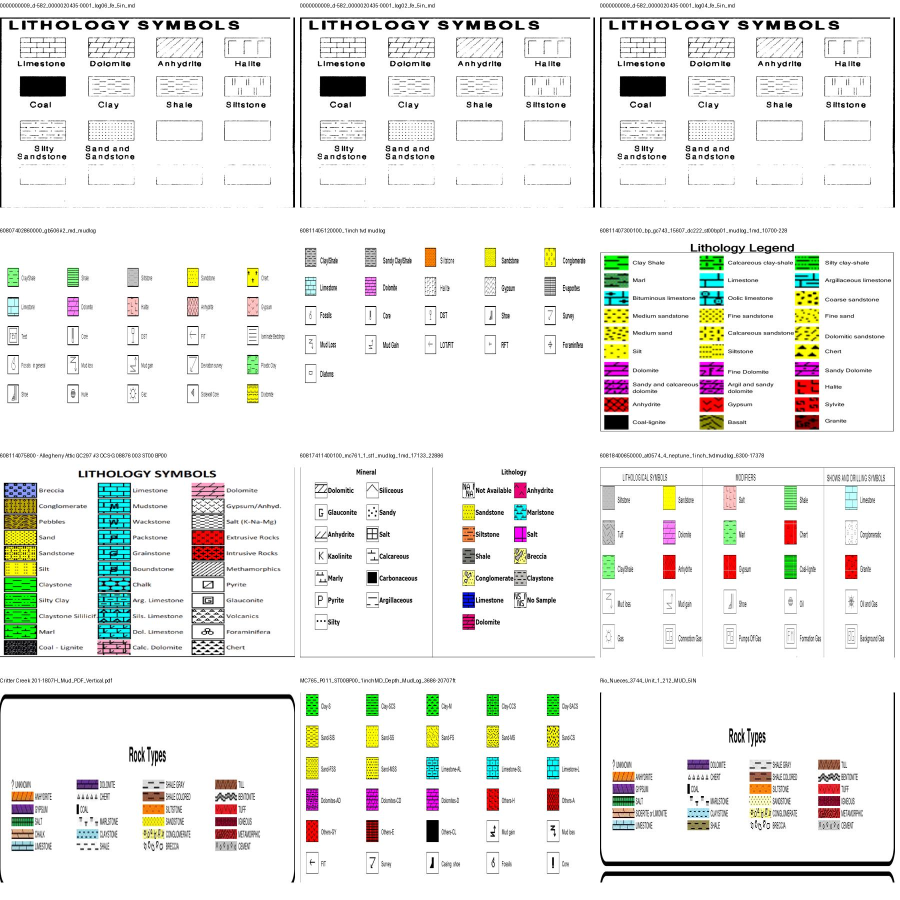
#> input picture workspace/viridien/bakeoff/notes/legend_initial.jpg, 1800 x 1800 px (shown at 1/2 size); its folder holds only this picture in this run
$ python -i s04_kmeans_viterbi.py   (imports and definitions only)
#> lines starting #> are read from the running program, lines starting #| are printed output that depends on the picture
"""Tile-level lithology clustering with a persistent-state Viterbi decoder."""

import cv2
import numpy as np
from sklearn.cluster import KMeans
from sklearn.metrics import silhouette_score
from sklearn.preprocessing import StandardScaler
from threadpoolctl import threadpool_limits

NAME = "S4 tile k-means + Viterbi"
NEEDS_GPU = False
PAID_API = None

_LBP_TRANSITIONS = np.asarray([
    sum(((code >> i) & 1) != ((code >> ((i + 1) % 8)) & 1) for i in range(8))
    for code in range(256)
], dtype=np.uint8)
_LBP_MAP = np.full(256, 58, dtype=np.uint8)
_lbp_code = 0
# [4 lines not run here, left out]


def _feature(rgb):
    """Normalized 8x4x4 Lab, 59-bin uniform LBP and dark-ink features."""
    if rgb.size == 0:
        return np.zeros(188, dtype=np.float32)
    lab = cv2.cvtColor(rgb, cv2.COLOR_RGB2LAB)
#> lab: shape (1800, 1800, 3); mean of channels 0, 1, 2 237.6, 127.9, 129.6
    hist = cv2.calcHist([lab], [0, 1, 2], None, [8, 4, 4], [0, 256, 0, 256, 0, 256]).ravel()
#> hist = 128 values, max 2722134 at index 122, min 0 at index 0, mean 25312.5
    hist = hist.astype(np.float32) / max(float(hist.sum()), 1.0)
#> hist = 128 values, max 0.84 at index 122, min 0 at index 0, mean 0.00781
    gray = cv2.cvtColor(rgb, cv2.COLOR_RGB2GRAY)
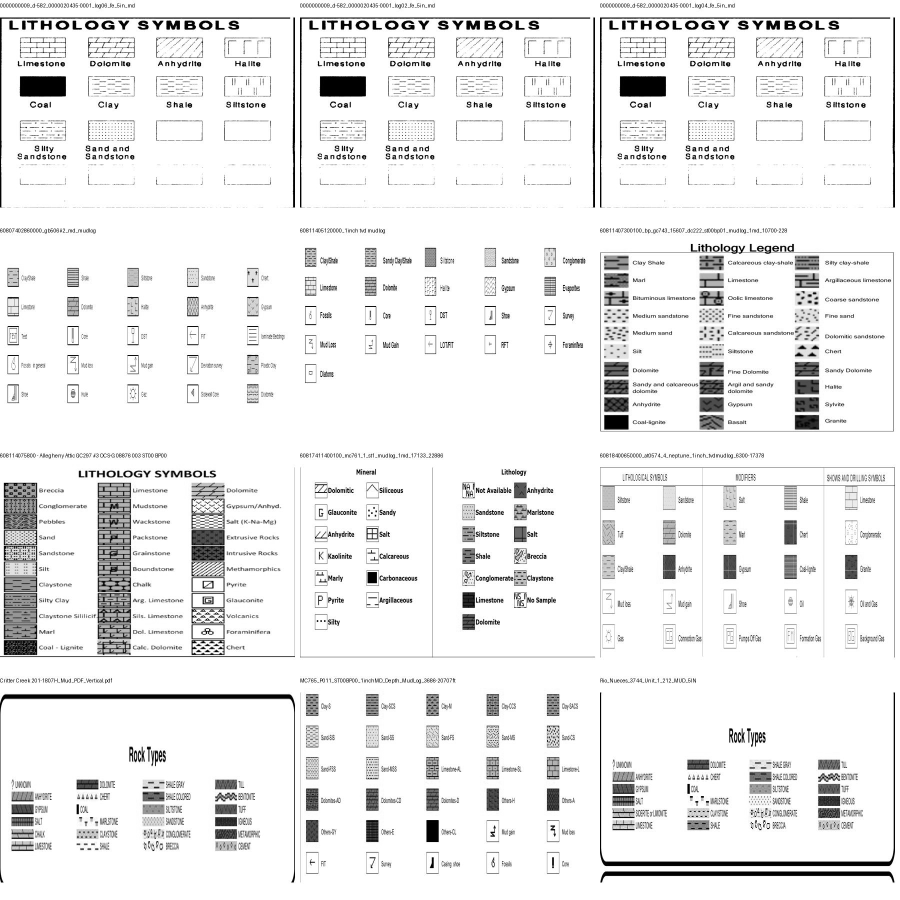
#> gray: shape (1800, 1800) (shown at 1/2 size); min 0, max 255, mean 235.9
    # Give each rotation-specific uniform code a separate bin; all others share bin 58.
    lbp = np.zeros(gray.shape, dtype=np.uint8)
    for i, (dy, dx) in enumerate(((-1, -1), (-1, 0), (-1, 1), (0, 1), (1, 1), (1, 0), (1, -1), (0, -1))):
        shifted = np.roll(gray, (dy, dx), (0, 1))
        lbp |= ((shifted >= gray).astype(np.uint8) << i)
#> this loop made 8 passes
#> pass 1, in _feature, `shifted = np.roll(gray, (dy, dx), (0, 1))`:
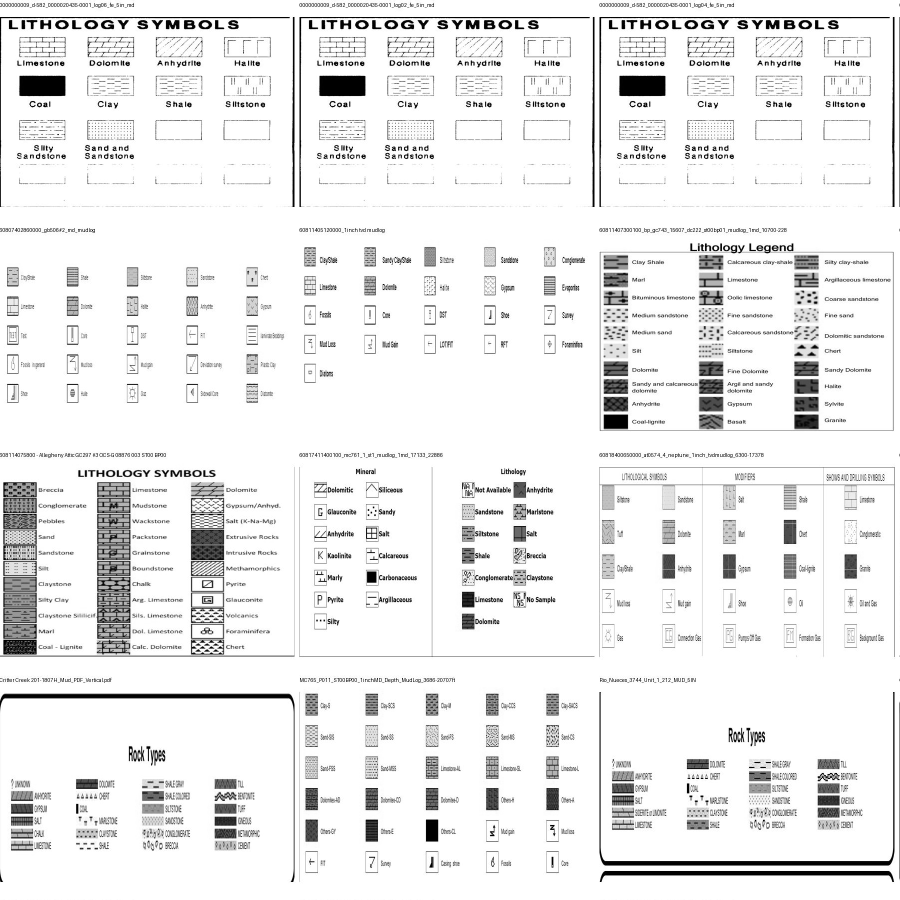
#> shifted: shape (1800, 1800) (shown at 1/2 size); min 0, max 255, mean 235.9
#> pass 1, in _feature, `lbp |= ((shifted >= gray).astype(np.uint8) << i)`:
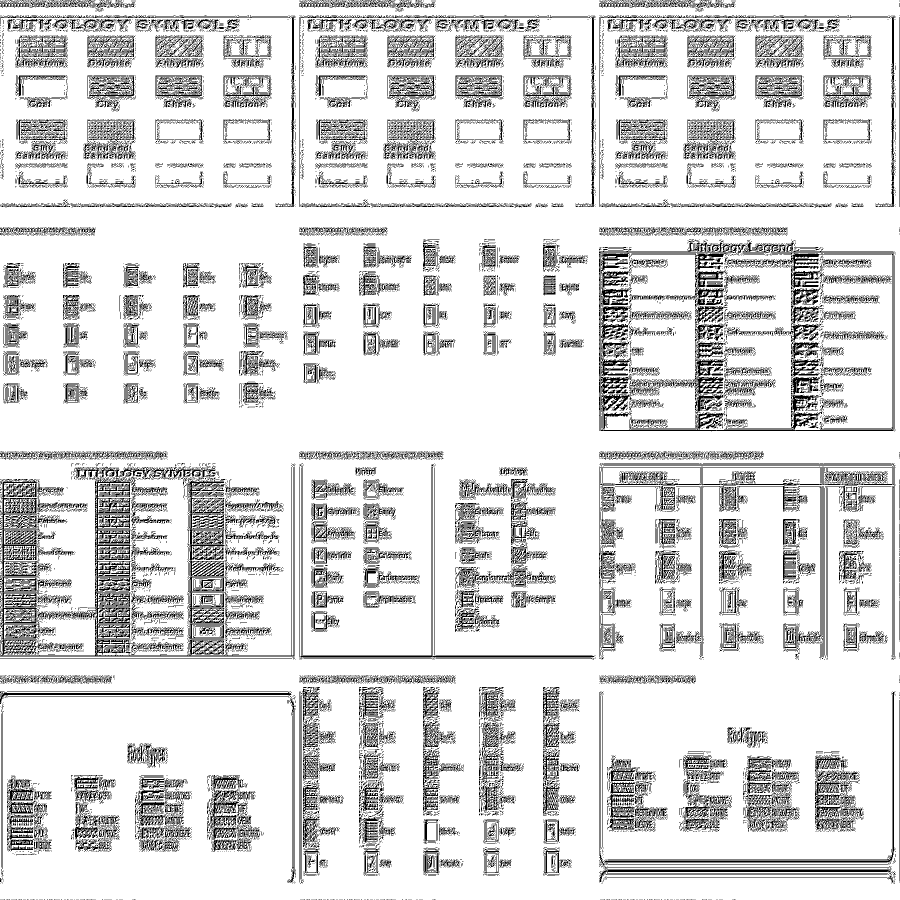
#> lbp: shape (1800, 1800) (shown at 1/2 size); values 0 (black) and 1 (white), 85.5% white; black in thin lines or dots
#> pass 2, in _feature, `lbp |= ((shifted >= gray).astype(np.uint8) << i)`:
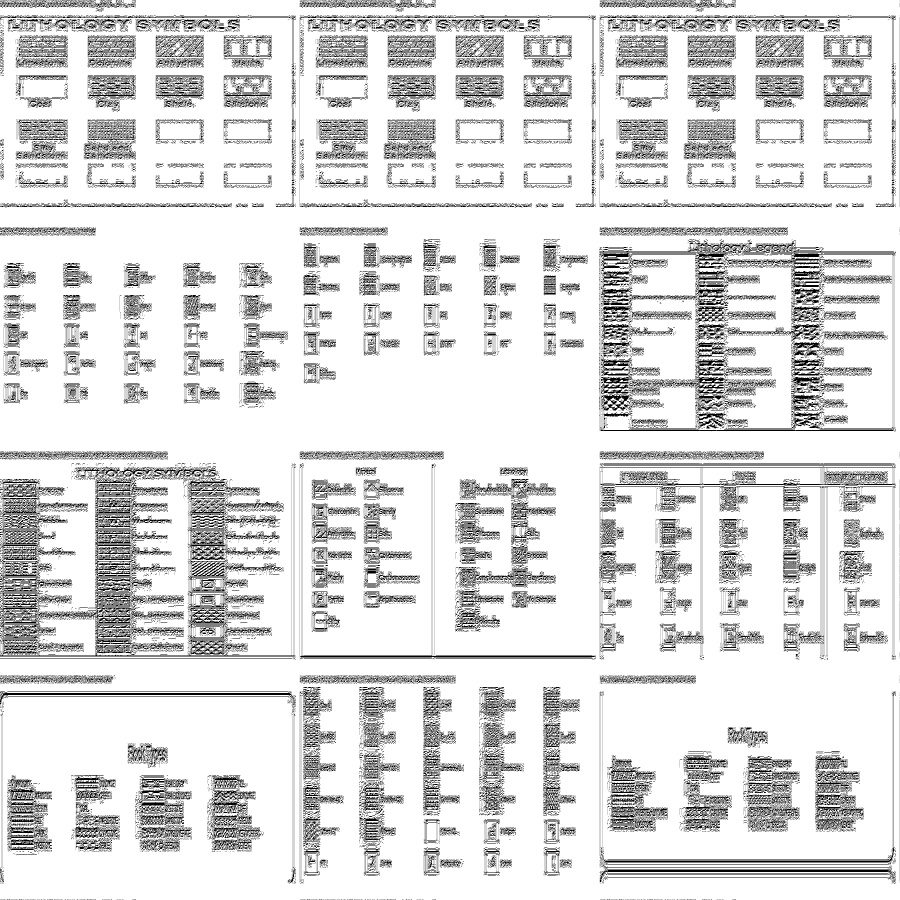
#> lbp: shape (1800, 1800) (shown at 1/2 size); min 0, max 3, mean 2.59; drawn with min black and max white
#> after the loop:
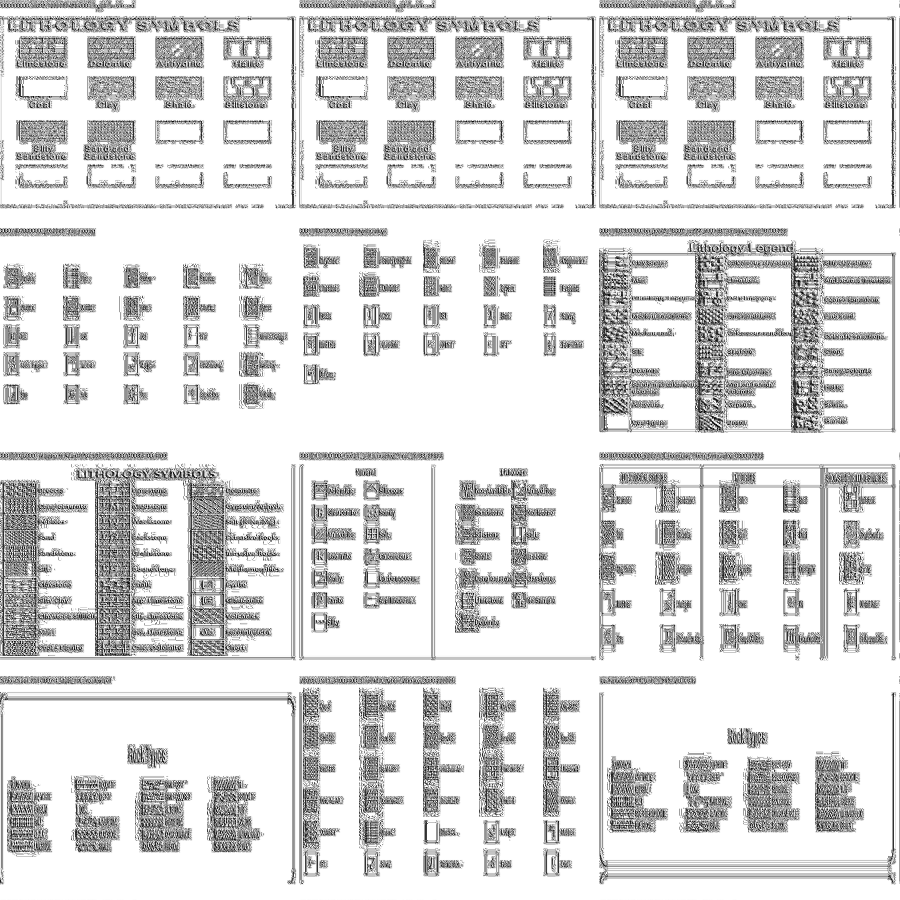
#> lbp: shape (1800, 1800) (shown at 1/2 size); min 0, max 255, mean 221
    # Uniform codes (<=2 transitions) map by number of set bits, others to bin 9.
    mapped = _LBP_MAP[lbp]
#> mapped: shape (1800, 1800); every value is 58
    lbph = np.bincount(mapped.ravel(), minlength=59).astype(np.float32)
#> lbph = 59 values from 0 to 3240000
    lbph /= max(float(lbph.sum()), 1.0)
#> lbph = 59 values from 0 to 1
    ink = float(np.mean(np.min(rgb, axis=2) < 210))
#> ink = 0.126
    return np.concatenate((hist, lbph, np.asarray([ink], dtype=np.float32)))


# [162 lines left out: functions _viterbi, _rgb_strip, run, not called in this run]

>>> import cv2
>>> picture = cv2.cvtColor(cv2.imread('../notes/legend_initial.jpg'), cv2.COLOR_BGR2RGB)
>>> result = _feature(picture)
#> result = 188 values, max 1 at index 186, min 0 at index 0, mean 0.0113

$ run again, on workspace/viridien/bakeoff/notes/perfect_pipeline.png
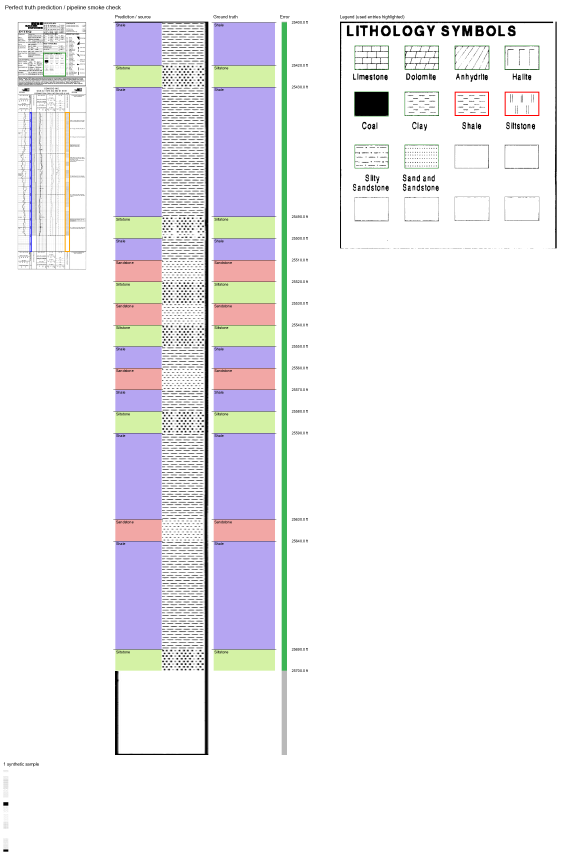
#> input picture workspace/viridien/bakeoff/notes/perfect_pipeline.png, 1700 x 2600 px (shown at 1/3 size)
#> lab: shape (2600, 1700, 3); mean of channels 0, 1, 2 238.3, 129.6, 126.1
#> in _feature, `hist = cv2.calcHist([lab], [0, 1, 2], None, [8, 4, 4], [0, 256, 0, 256..`: hist = 128 values, max 3561251 at index 122, min 0 at index 0, mean 34531.2
#> in _feature, `hist = hist.astype(np.float32) / max(float(hist.sum()), 1.0)`: hist = 128 values, max 0.806 at index 122, min 0 at index 0, mean 0.00781
#> the loop in _feature, `for i, (dy, dx) in enumerate(((-1, -1), (-1, 0), (-1, 1), (0, 1), (1, ..` made 8 passes
#> pass 1, in _feature, `lbp |= ((shifted >= gray).astype(np.uint8) << i)`:
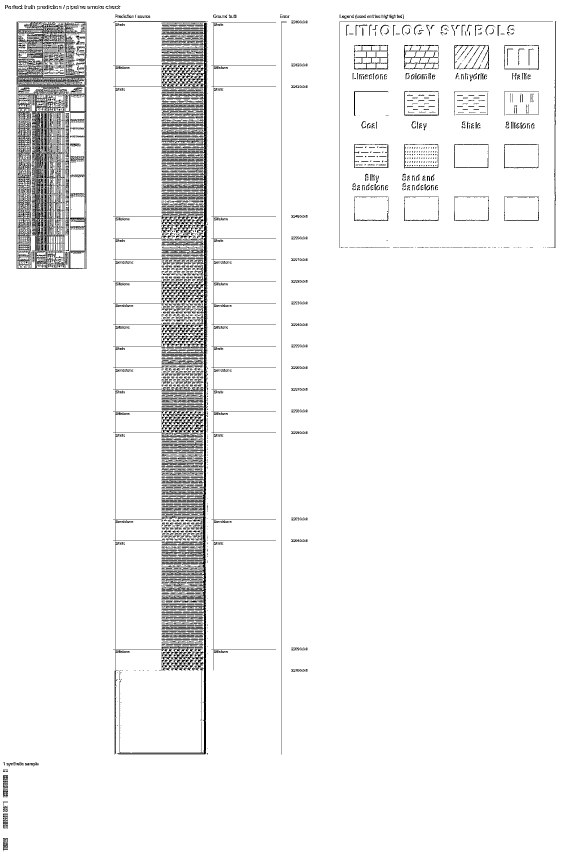
#> lbp: shape (2600, 1700) (shown at 1/3 size); values 0 (black) and 1 (white), 94.7% white; black in thin lines or dots
#> after the loop in _feature, `for i, (dy, dx) in enumerate(((-1, -1), (-1, 0), (-1, 1), (0, 1), (1, ..`:
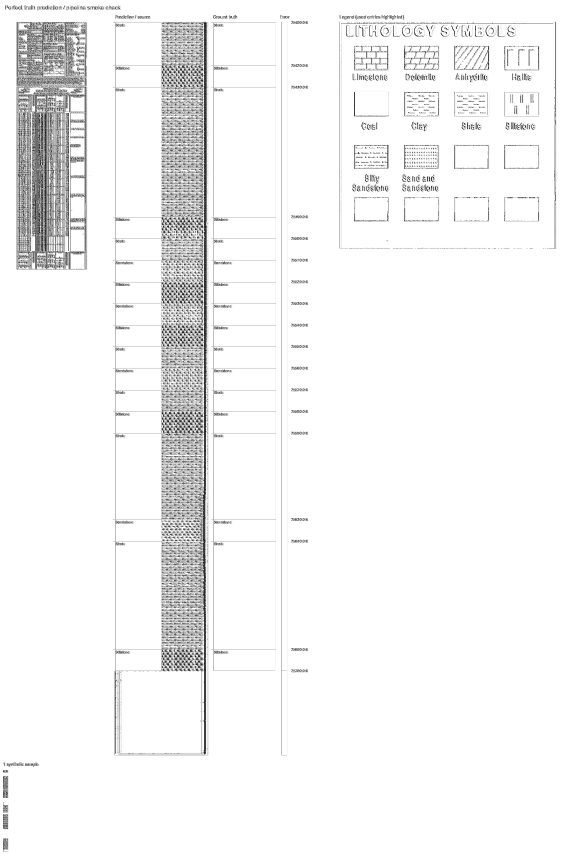
#> lbp: shape (2600, 1700) (shown at 1/3 size); min 0, max 255, mean 244.3
#> mapped: shape (2600, 1700); every value is 58
#> in _feature, `lbph = np.bincount(mapped.ravel(), minlength=59).astype(np.float32)`: lbph = 59 values from 0 to 4420000
#> in _feature, `lbph /= max(float(lbph.sum()), 1.0)`: lbph = 59 values from 0 to 1
#> ink = 0.191
#> result = 188 values, max 1 at index 186, min 0 at index 0, mean 0.0117
